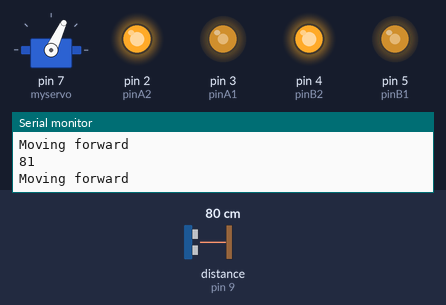
The sketch below on a simulated Arduino Uno, built with avr-gcc and run on an emulated ATmega328P. Shown: servo, output pins drawn as LEDs (lit = HIGH), the last lines printed to the serial monitor. Dashed ring = blinking. The test bench sets the inputs (shaded band); at power-on: distance to the obstacle (sensor on pin 9) 80 cm. The echo pulse lasts 58.3 µs per cm.

Above: at 5.4 s.
5.5 s: distance to the obstacle (sensor on pin 9) set to 38 cm
7.1 s: distance to the obstacle (sensor on pin 9) set to 33 cm
At 8.0 s:
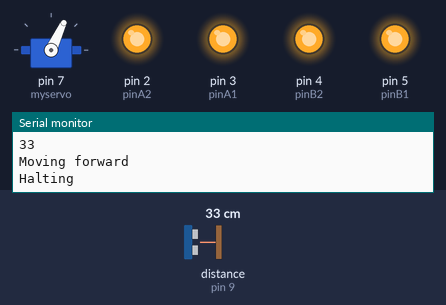
10.1 s: distance to the obstacle (sensor on pin 9) set to 60 cm
At 10.8 s:
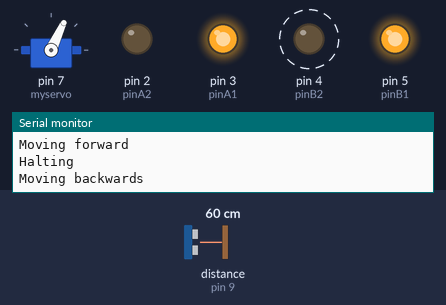
13.1 s: distance to the obstacle (sensor on pin 9) set to 2 cm
At 13.99 s:
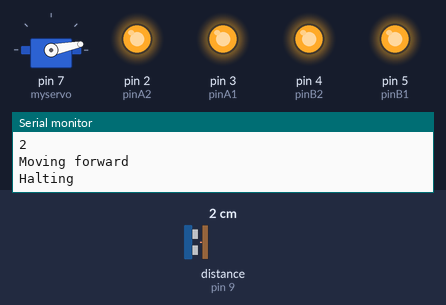
16.1 s: distance to the obstacle (sensor on pin 9) set to 120 cm
At 17.3 s:
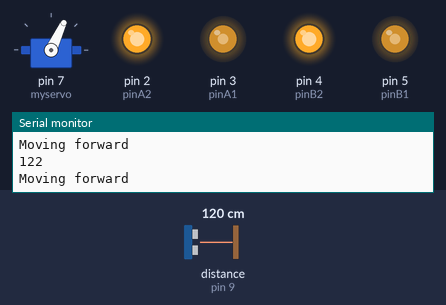
Timing chart, 0 to 18.7 s (numbered marks = the images above; inputs shaded):
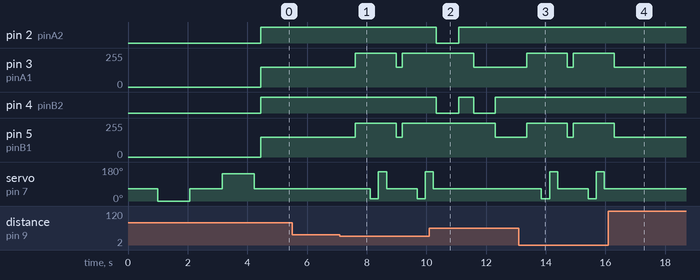

Measured:
- the behaviour switches between 36 and 35 cm on distance to the obstacle (sensor on pin 9) (found by bisection; images 0 and 1)
- after the input at 7.1 s, pin 3 (pinA1), pin 5 (pinB1): 150/255 → 255/255 after 0.52 s, → 150/255 1.4 s later, → 255/255 0.20 s later; servo on pin 7 (myservo): 65° → 11° after 1.0 s, → 155° 0.27 s later, → 65° 0.27 s later, → 11° 1.0 s later, … (5 changes in this stretch)
- after the input at 10.1 s, pin 2 (pinA2): HIGH → LOW after 0.24 s, → HIGH 0.75 s later; pin 4 (pinB2): alternates HIGH for 0.50 s and LOW for 0.74 s, starting after 0.24 s; servo on pin 7 (myservo): goes on until 10.2 s, then stays 65°
- after the input at 13.1 s, pin 3 (pinA1), pin 5 (pinB1): 150/255 → 255/255 after 0.26 s, → 150/255 1.4 s later, → 255/255 0.20 s later; servo on pin 7 (myservo): 65° → 11° after 0.76 s, → 155° 0.27 s later, → 65° 0.27 s later, → 11° 1.0 s later, … (6 changes in this stretch)
- after the input at 16.1 s, pin 3 (pinA1), pin 5 (pinB1): goes on until 16.3 s, then stays 150/255; servo on pin 7 (myservo): stays 65° (without the input it goes to 11° after 0.88 s)

The sketch:

4WD_Sainsmart_robot.ino
```cpp
//First swag at source code for 4WD robot car (2014)
//labgeek@gmail.com

#include <Servo.h>        //add Servo Motor library
#include <NewPing.h>      //add Ultrasonic sensor library

#define TRIG_PIN 8 // Pin 8 on the Motor Drive Shield soldered to the ultrasonic sensor
#define ECHO_PIN 9 // Pin 9 on the Motor Drive Shield soldered to the ultrasonic sensor
#define MAX_DISTANCE 300 // sets maximum useable sensor measuring distance to 300cm
#define MAX_SPEED 200 // sets speed of DC traction motors to 150/250 or about 70% of full speed - to get power drain down.
#define MAX_SPEED_OFFSET 67 // this sets offset to allow for differences between the two DC traction motors
#define CRASH_DIST 36 // sets distance at which robot stops and reverses to 36 cm
#define TURN_DIST COLL_DIST+20 // sets distance at which robot veers away from object
NewPing sonar(TRIG_PIN, ECHO_PIN, MAX_DISTANCE); // sets up sensor library to use the correct pins to measure distance.

 // Setup Motor A (front and rear) pins
  int enableA = 1;
  int pinA1 = 3;
  int pinA2 = 2;
  // Setup Motor B (front and rear) pins
  int enableB = 6;
  int pinB1 = 5;
  int pinB2 = 4;
  int distance = 100;

Servo myservo;  // create servo object to control a servo
int leftDistance, rightDistance; //distances on either side
int curDist = 0;
String motorSet = "";
int speedSet = 0;

void setup() {
  Serial.begin(9600);
  myservo.attach(7);  // attaches the servo on pin 7
  //myservo.attach(10); //this is for later, attaching second ultrasonic sensor
  myservo.write(65); // tells the servo to position at 65 (straight ahead)
  delay(1000); // delay for one second


  myservo.write(0);
  delay(1000);
  distance = readPing2();
  Serial.println("Checking Right...");
  Serial.println(distance);

  myservo.write(65);
  delay(1000);
  distance = readPing2();
  Serial.println("Checking Center...");
  Serial.println(distance);


  myservo.write(145);
  delay(1000);
   distance = readPing2();
  Serial.println("Checking Left...");
  Serial.println(distance);

//  for(int pos = 180; pos >= 0; pos-=10)
//  {
//    myservo.write(pos);
//    delay(150);
//  }

}

void loop() {
  //checkForward();  //check that if the Obstacle avoiding Robot is supposed to be moving forward
  //checkPath();
  myservo.write(65); // move eyes forward (70 is straight ahead for my robot, not 90
  delay(150);
  curDist = readPing2(); // read distance
  Serial.println(curDist);
  moveForward();
  if (curDist < CRASH_DIST) { //less than 40
      changePath();
  }

}

void changePath() {
  totalHalt();   // stop forward movement
  myservo.write(11);  // check distance to the right
    delay(100);
    rightDistance = readPing2(); //set right distance
    delay(100);
    myservo.write(155);  // check distance to the left
    delay(100);
    leftDistance = readPing2(); //set left distance
    delay(100);
    myservo.write(65); //return to center
    delay(100);
    compareDistance();
  }

int readPing2(){
  delay(70);
  int cm = sonar.ping_cm();
  if (cm==0){
    cm=500; }
    return cm;
}

  void compareDistance()   // find the longest distance
{
  if (leftDistance>rightDistance) //if left is less obstructed
  {
    backward();
    totalHalt();
    left();
  }
  else if (rightDistance>leftDistance) //if right is less obstructed
  {
    backward();
    totalHalt();
    right();
  }
   else //if they are equally obstructed
  {
    Serial.println("Left and Right distances are equal");
  }
}

 void motorAon() {
 digitalWrite (enableA, HIGH);
}
void motorBon() {
 digitalWrite (enableB, HIGH);
}

void motorAforward() {
 //digitalWrite (pinA1, LOW);
 //digitalWrite (pinA2, HIGH);
 analogWrite(pinA1, 150);
 analogWrite(pinA2, 150);
}
void motorBforward() {
 //digitalWrite (pinB1, LOW);
 //digitalWrite (pinB2, HIGH);
  analogWrite(pinB1, 150);
 analogWrite(pinB2, 150);
}

void motorAstop() {
 digitalWrite (pinA1, HIGH);
 digitalWrite (pinA2, HIGH);
}


void motorBstop() {
 digitalWrite (pinB1, HIGH);
 digitalWrite (pinB2, HIGH);
}


//correct
void moveForward() {
  Serial.println("Moving forward");
  motorAon();
  motorBon();
  motorAforward();
  motorBforward();
  delay(200);
}

//void turnLeft()
//{
//  digitalWrite (pinA1, LOW);
// digitalWrite (pinA2, HIGH);
//digitalWrite (pinB1, HIGH);
// digitalWrite (pinB2, LOW);
//}


void backward () {
 Serial.println("Moving backwards");
 motorAbackward();
 motorBbackward();
 delay(750);
}

void right () {
   Serial.println("Turning Right");
   motorAbackward();
   motorBforward();
   delay (500);
}
void left () {
   Serial.println("Turning Left");
 motorAforward();
 motorBbackward();
 delay (500);
}

void totalHalt()
{
 Serial.println("Halting");
 digitalWrite (pinA1, HIGH);
 digitalWrite (pinA2, HIGH);
 digitalWrite (pinB1, HIGH);
 digitalWrite (pinB2, HIGH);
 myservo.write(65);
 delay(500);
}


void disableMotors() {
 motorAoff();
 motorBoff();
}

void motorAoff() {
 digitalWrite (enableA, LOW);
}
void motorBoff() {
 digitalWrite (enableB, LOW);
}

void motorAbackward() {
 digitalWrite (pinA1, HIGH);
 digitalWrite (pinA2, LOW);


}
void motorBbackward() {
 digitalWrite (pinB1, HIGH);
 digitalWrite (pinB2, LOW);
 // analogWrite(pinB1, 150);
 //  analogWrite(pinB2, 150);
}

 void compareDistanceBetter()   // find the longest distance
{
  for (int pos = 144; pos >= 36; pos -= 18){
  if (leftDistance>rightDistance) //if left is less obstructed
  {
    backward();
    totalHalt();
    left();
  }
  else if (rightDistance>leftDistance) //if right is less obstructed
  {
    backward();
    totalHalt();
    right();
  }
   else //if they are equally obstructed
  {
    Serial.println("Left and Right distances are equal");
  }
  }
}

//  for (int pos = 0; pos <= 180; pos += 1) { // goes from 0 degrees to 180 degrees
//    // in steps of 1 degree
//    myservo.write(pos);              // tell servo to go to position in variable 'pos'
//    delay(15);                       // waits 15ms for the servo to reach the position
//  }

//void checkCourse() { // we're about to hit something so move backwards, stop, find where the empty Route is.
//  moveBackward();
//  delay(500);
//  moveStop();
//  setCourse();
//}

//void checkRoute() {
//  int curLeft = 0;
//  int curFront = 0;
//  int curRight = 0;
//  int curDist = 0;
//  myservo.write(144); // set servo to face left 54-degrees from forward
//  delay(120); // wait 120milliseconds for servo to reach position
//  for (pos = 144; pos > = 36; pos -= 18) // loop to sweep the servo (& sensor) from 144-degrees left to 36-degrees right at 18-degree intervals.
//  {
//    myservo.write(pos);  // tell servo to go to position in variable 'pos'
//    delay(90); // wait 90ms for servo to get to position
//    checkForward(); // check the Obstacle avoiding Robot is still moving forward
//    curDist = readPing(); // get the current distance to any object in front of sensor
//    if (curDist < COLL_DIST) { // if the current distance to object is less than the collision distance
//      checkCourse(); // run the checkCourse function
//      break; // jump out of this loop
//    }
//    if (curDist < TURN_DIST) { // if current distance is less than the turn distance
//      changeRoute(); // run the changeRoute function
//    }
//    if (curDist > curDist) {
//      maxAngle = pos;
//    }
//    if (pos > 90 && curDist > curLeft) {
//      curLeft = curDist;
//    }
//    if (pos == 90 && curDist > curFront) {
//      curFront = curDist;
//    }
//    if (pos < 90 && curDist > curRight) {
//      curRight = curDist;
//    }
//  }
//  maxLeft = curLeft;
//  maxRight = curRight;
//  maxFront = curFront;
//}
//
//void setCourse() { // set direction for travel based on a very basic distance map, simply which direction has the greatest distance to and object - turning right or left?
//  if (maxAngle < 90) {
//    turnRight();
//  }
//  if (maxAngle > 90) {
//    turnLeft();
//  }
//  maxLeft = 0;
//  maxRight = 0;
//  maxFront = 0;
//}
```
